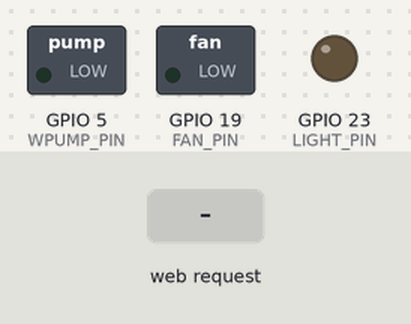
Bench run of a program on a simulated ESP32. Shown: switched loads named in the program (green lamp = pin HIGH), output pins drawn as LEDs (lit = HIGH). Inputs (shaded band) come from the test bench. What the program prints to the serial monitor is not drawn.

Above: at 2.9 s.
3.0 s: HTTP request GET /light/on received
At 3.5 s:
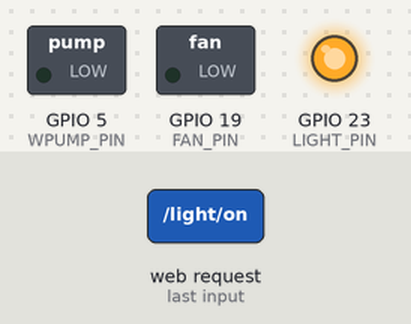
4.5 s: HTTP request GET /wpump/on received
At 5.7 s:
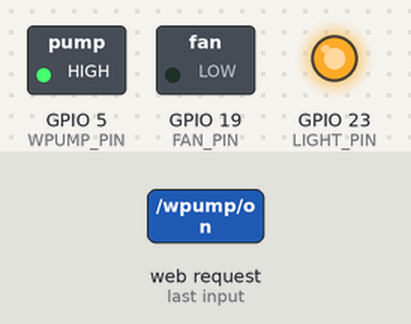
6.0 s: HTTP request GET /light/off received
At 6.9 s:
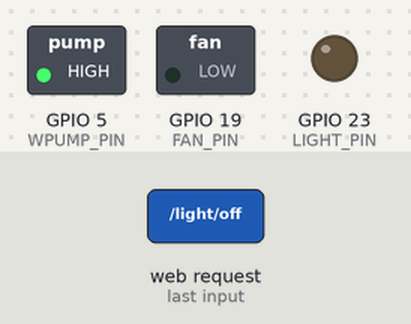
7.5 s: HTTP request GET /fan/pwm?value=1 received
At 8.1 s:
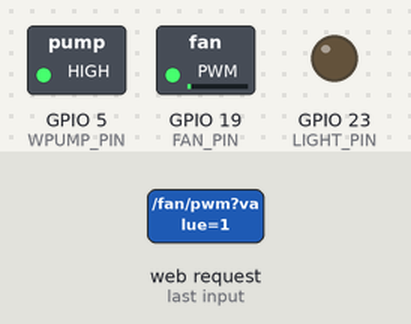
9.0 s: HTTP request GET /wpump/off received
At 10.2 s:
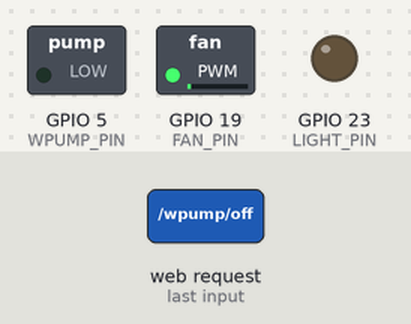
10.5 s: HTTP request GET /fan/pwm?value=120 received
At 11.6 s:
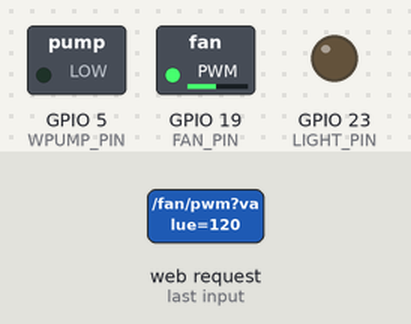
Timing chart, 0 to 13.0 s (numbered marks = the images above; inputs shaded):
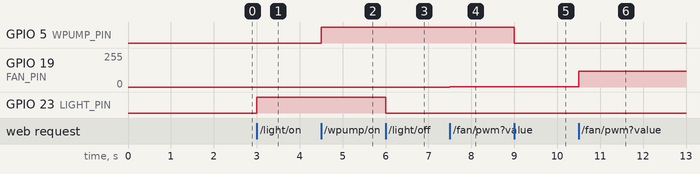

The program:

main.cpp
```cpp
#include <Arduino.h>
#include <esp32express.h>
#include "modules/init/init.h"

// Wi-Fi
const char *ssid = "security";
const char *password = "passwordSuck!1";
// Server
const uint16_t port = 8080;
const uint8_t octet = 110;
Esp32express server(ssid, password, port, octet);

void setup()
{
  Serial.begin(115200);
  Serial.println("START >>>");

  String mac = WiFi.macAddress();
  Serial.print("MAC address: ");
  Serial.println(mac);
  server.connectWiFi();
  init_modules(server);

  Serial.println("Program begun!");

  server.on("/ping", [](WebServer &webServer)
            {
              String payload = get_json_data(server, "ping", "pong");
              webServer.send(200, "application/json", payload);
                            Serial.println("SEND"); });
}

void loop()
{
  server.handleClient();
}
```

fan.cpp
```cpp
#include "fan.h"
#include <Arduino.h>
#include "modules/init/init.h"
#include <ArduinoJson.h>

static uint8_t _fan_pin;
static uint8_t _fan_pwm_channel = 0;
static uint8_t _fan_pwm_value = 0;
static bool _fan_state = false;

void fan_setup(uint8_t pin)
{
    _fan_pin = pin;
    ledcSetup(_fan_pwm_channel, 25000, 8);
    ledcAttachPin(_fan_pin, _fan_pwm_channel);
    ledcWrite(_fan_pwm_channel, 0);

    _fan_state = false;
    _fan_pwm_value = 0;
}

void fan_pwm(uint8_t value)
{
    _fan_pwm_value = value;
    ledcWrite(_fan_pwm_channel, _fan_pwm_value);
    _fan_state = (_fan_pwm_value > 0);
}

void fan_off()
{
    ledcWrite(_fan_pwm_channel, 0);
    _fan_state = false;
    _fan_pwm_value = 0;
}

bool fan_pwm_state()
{
    return _fan_state;
}

uint8_t fan_pwm_value()
{
    return _fan_pwm_value;
}

void fan_register(Esp32express &server)
{
    String response = server.httpGET("http://192.168.0.103:3001/api/fan/init");
    Serial.println("Fan init response: " + response);

    if (response.length() > 0)
    {
        DynamicJsonDocument doc(256);
        DeserializationError err = deserializeJson(doc, response);
        if (!err)
        {
            int rawValue = doc["value"] | 0;
            bool state = doc["state"] | false;

            uint8_t pwmValue = rawValue > 255 ? 255 : rawValue;
            if (!state)
                pwmValue = 0;
            fan_pwm(pwmValue);

            Serial.printf("Init fan: serverState=%s rawValue=%d appliedPWM=%u\n",
                          state ? "ON" : "OFF", rawValue, pwmValue);
        }
        else
        {
            Serial.print("JSON parse error: ");
            Serial.println(err.f_str());
        }
    }

    server.on("/fan/pwm", [&server](WebServer &webServer)
              {
        uint8_t value = 0;
        if (webServer.hasArg("value")) {
            value = webServer.arg("value").toInt();
        } else if (webServer.method() == HTTP_POST && webServer.hasArg("plain")) {
            String body = webServer.arg("plain");
            value = body.toInt();
        }
        if (value > 255) value = 255;
        fan_pwm(value);

        DynamicJsonDocument doc(128);
        doc["state"] = fan_pwm_state();
        doc["value"] = fan_pwm_value();
        String payload = get_json_data(server, "fan", doc.as<JsonVariant>());
        webServer.send(200, "application/json", payload); });

    server.on("/fan/off", [&server](WebServer &webServer)
              {
        fan_off();
        DynamicJsonDocument doc(128);
        doc["state"] = false;
        doc["value"] = 0;
        String payload = get_json_data(server, "fan", doc.as<JsonVariant>());
        webServer.send(200, "application/json", payload); });

    server.on("/fan/state", [&server](WebServer &webServer)
              {
        DynamicJsonDocument doc(128);
        doc["state"] = fan_pwm_state();
        doc["value"] = fan_pwm_value();
        String payload = get_json_data(server, "fan", doc.as<JsonVariant>());
        webServer.send(200, "application/json", payload); });
}
```

fan.h
```cpp
#pragma once
#include <stdint.h>
#include "modules/init/init.h"

void fan_setup(uint8_t pin);
void fan_pwm(uint8_t value);
void fan_off();
bool fan_pwm_state();
uint8_t fan_pwm_value();
void fan_register(Esp32express &server);
```

init.cpp
```cpp
#include <esp32/rom/ets_sys.h>
// modules
#include "modules/light/light.h"
#include "modules/fan/fan.h"
#include "modules/wpump/wpump.h"
#include "modules/temphum/temphum.h"
// Pins
#define LIGHT_PIN 23
#define FAN_PIN 19
#define WPUMP_PIN 5

void init_modules(Esp32express &server)
{
    // Initialize light module
    light_setup(LIGHT_PIN);
    light_register(server);

    // Initialize fan module
    fan_setup(FAN_PIN);
    fan_register(server);

    // Initialize water pump module
    wpump_setup(WPUMP_PIN);
    wpump_register(server);

    // Initialize temperature and humidity sensor module ATH10
    temphum_setup();
    temphum_register(server);
}

String get_json_data(Esp32express &server, const String &field, const String &payload)
{
    JsonDocument data;
    data["ip"] = server.deviceIP();
    data["heap"] = esp_get_free_heap_size();
    data[field] = payload;

    String out;
    serializeJson(data, out);
    return out;
}

String get_json_data(Esp32express &server, const String &field, ArduinoJson::JsonVariant payload)
{
    JsonDocument data;
    data["ip"] = server.deviceIP();
    data["heap"] = esp_get_free_heap_size();
    data[field] = payload;

    String out;
    serializeJson(data, out);
    return out;
}
```

init.h
```cpp
#pragma once
#include <ArduinoJson.h>
#include <Arduino.h>
#include <esp32express.h>

void init_modules(Esp32express &server);

String get_json_data(Esp32express &server, const String &field, const String &payload);
String get_json_data(Esp32express &server, const String &field, ArduinoJson::JsonVariant payload);
```

light.cpp
```cpp
#include "light.h"
#include <Arduino.h>
#include "modules/init/init.h"

static uint8_t _light_pin;
static bool _light_state = false;

void light_setup(uint8_t pin)
{
    _light_pin = pin;
    pinMode(_light_pin, OUTPUT);
    digitalWrite(_light_pin, LOW);
    _light_state = false;
}

void light_on()
{
    _light_state = true;
    digitalWrite(_light_pin, HIGH);
}

void light_off()
{
    _light_state = false;
    digitalWrite(_light_pin, LOW);
}

bool light_state()
{
    return _light_state;
}

void light_register(Esp32express &server)
{
    server.on("/light/on", [&server](WebServer &webServer)
              {
                  light_on();
                  String payload = get_json_data(server, "light", "ON");
                  webServer.send(200, "application/json", payload); });

    server.on("/light/off", [&server](WebServer &webServer)
              {
                  light_off();
                  String payload = get_json_data(server, "light", "OFF");
                  webServer.send(200, "application/json", payload); });

    server.on("/light/state", [&server](WebServer &webServer)
              {
                  String state = light_state() ? "ON" : "OFF";
                  String payload = get_json_data(server, "light_state", state);
                  webServer.send(200, "application/json", payload); });
}
```

light.h
```cpp
#pragma once
#include <esp32express.h>

void light_setup(uint8_t pin);
void light_register(Esp32express &server);
void light_on();
void light_off();
bool light_state();
```

temphum.cpp
```cpp
#include <Adafruit_AHTX0.h>
#include <Arduino.h>
#include "modules/init/init.h"
#include <ArduinoJson.h>

Adafruit_AHTX0 aht;

static bool _temphum_state = false;

void temphum_setup()
{

    if (!aht.begin())
    {
        Serial.println("AHT10: Check wiring");
        while (1)
            delay(10);
    }
    Serial.println("AHT10 found");
    _temphum_state = true;
}

void temphum_register(Esp32express &server)
{

    server.on("/temphum/state", [&server](WebServer &webServer)
              {
                sensors_event_t humidity, temp;
                aht.getEvent(&humidity, &temp);

                DynamicJsonDocument doc(128);
                doc["temperature"] = temp.temperature;
                doc["humidity"] = humidity.relative_humidity;

                String payload = get_json_data(server, "temphum", doc.as<JsonVariant>());
                webServer.send(200, "application/json", payload); });
}
```

temphum.h
```cpp
#pragma once
#include <esp32express.h>

void temphum_setup();
void temphum_register(Esp32express &server);
```

wpump.cpp
```cpp
#include "wpump.h"
#include <Arduino.h>
#include "modules/init/init.h"

static uint8_t _wpump_pin;
static bool _wpump_state = false;

void wpump_setup(uint8_t pin)
{
    _wpump_pin = pin;
    pinMode(_wpump_pin, OUTPUT);
    digitalWrite(_wpump_pin, LOW);
    _wpump_state = false;
}

void wpump_on()
{
    digitalWrite(_wpump_pin, HIGH);
    _wpump_state = true;
}

void wpump_off()
{
    digitalWrite(_wpump_pin, LOW);
    _wpump_state = false;
}

bool wpump_state()
{
    return _wpump_state;
}

void wpump_register(Esp32express &server)
{
    server.on("/wpump/on", [&server](WebServer &webServer)
              {
                  wpump_on();
                  String payload = get_json_data(server, "wpump", "ON");
                  webServer.send(200, "application/json", payload); });

    server.on("/wpump/off", [&server](WebServer &webServer)
              {
                  wpump_off();
                  String payload = get_json_data(server, "wpump", "OFF");
                  webServer.send(200, "application/json", payload); });

    server.on("/wpump/state", [&server](WebServer &webServer)
              {
                  String state = wpump_state() ? "ON" : "OFF";
                  String payload = get_json_data(server, "wpump_state", state);
                  webServer.send(200, "application/json", payload); });
}
```

wpump.h
```cpp
#pragma once
#include <esp32express.h>

void wpump_setup(uint8_t pin);
void wpump_register(Esp32express &server);
void wpump_on(uint8_t pin);
void wpump_off(uint8_t pin);
bool wpump_state();
```

Measured:
- after the input at 3.0 s, GPIO 23 (LIGHT_PIN): LOW → HIGH at once
- after the input at 4.5 s, GPIO 5 (WPUMP_PIN): LOW → HIGH at once
- after the input at 6.0 s, GPIO 23 (LIGHT_PIN): HIGH → LOW at once
- after the input at 7.5 s, GPIO 19 (FAN_PIN): 0/255 → 1/255 at once
- after the input at 9.0 s, GPIO 5 (WPUMP_PIN): HIGH → LOW at once
- after the input at 10.5 s, GPIO 19 (FAN_PIN): 1/255 → 120/255 at once
